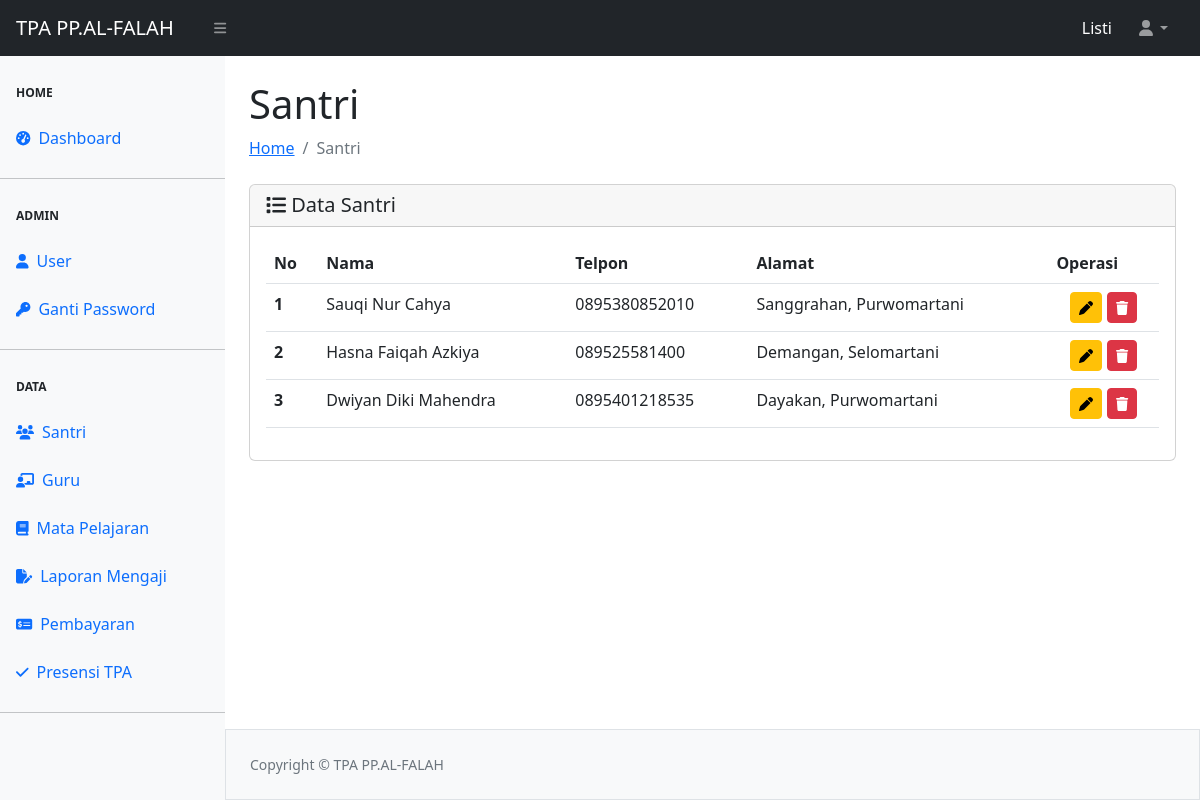
The app's page /santri/santri.php (signed in) with its own data.
### tables this page shows
CREATE TABLE `tbl_newuser` (
  `id` int(11) NOT NULL,
  `username` varchar(50) NOT NULL,
  `password` varchar(255) NOT NULL,
  `role` enum('admin','santri') NOT NULL,
  `nama` varchar(100) NOT NULL,
  `telpon` varchar(50) NOT NULL,
  `alamat` varchar(100) NOT NULL
);

### santri/santri.php (the view, shortened to what this page needs)
<?php
require_once "../config.php";
require_once "../template/header.php";
require_once "../template/navbar.php";
require_once "../template/sidebar.php";
$searchTerm = isset($_GET['search']) ? mysqli_real_escape_string($koneksi, $_GET['search']) : '';
$querySantri = "SELECT * FROM tbl_newuser
                WHERE role = 'santri'
                AND (nama LIKE '%$searchTerm%'
                OR telpon LIKE '%$searchTerm%'
                OR alamat LIKE '%$searchTerm%'
                OR username LIKE '%$searchTerm%')";
$result = mysqli_query($koneksi, $querySantri);
?>
<div id="layoutSidenav_content">
    <main>
        <div class="container-fluid px-4">
            <h1 class="mt-4">Santri</h1>
            <ol class="breadcrumb mb-4">
                <li class="breadcrumb-item"><a href="../index.php">Home</a></li>
                <li class="breadcrumb-item active">Santri</li>
            </ol>
            <div class="card">
                <div class="card-header">
                    <span class="h5 my-2"><i class="fa-solid fa-list"></i> Data Santri</span>
                </div>
                <div class="card-body">
                    <table class="table table-hover" id="datatablesSimple">
                        <thead>
                            <tr>
                                <th scope="col">No</th>
                                <th scope="col">Nama</th>
                                <th scope="col">Telpon</th>
                                <th scope="col">Alamat</th>
                                <th scope="col">Operasi</th>
                            </tr>
                        </thead>
                        <tbody>
                            <?php
                            $no = 1;
                            while ($data = mysqli_fetch_array($result)) { ?>
                                <tr>
                                    <th scope="row"><?= $no++ ?></th>
                                    <td><?= htmlspecialchars($data['nama']) ?></td>
                                    <td><?= htmlspecialchars($data['telpon']) ?></td>
                                    <td><?= htmlspecialchars($data['alamat']) ?></td>
                                    <td align="center">
                                    <a href="update-santri.php?id=<?= urlencode($data['id']) ?>" class="btn btn-sm btn-warning" title="Update Santri"><i class="fa-solid fa-pen"></i></a>
                                        <a href="hapus-santri.php?id=<?= urlencode($data['id']) ?>" class="btn btn-sm btn-danger" title="Hapus Santri" onclick="return confirm('Anda yakin akan menghapus data ini?')"><i class="fa-solid fa-trash"></i></a>
                                    </td>
                                </tr>
                            <?php } ?>
                        </tbody>
                    </table>
                </div>
            </div>
        </div>
    </main>
    <?php
    require_once "../template/footer.php";
    ?>

### records on screen
tbl_newuser: nama "Sauqi Nur Cahya", telpon "0895380852010", alamat "Sanggrahan, Purwomartani"
tbl_newuser: nama "Hasna Faiqah Azkiya", telpon "089525581400", alamat "Demangan, Selomartani"
tbl_newuser: nama "Dwiyan Diki Mahendra", telpon "0895401218535", alamat "Dayakan, Purwomartani"

### other values on screen
$_SESSION['ssUser'] "Listi"
